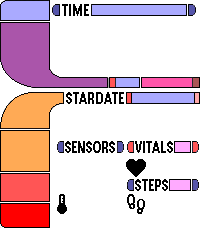
#> input picture watchfaces/lcars-readout/resources/images/LCARS-readout_background_3.png, 200 x 228 px
$ python prep_background.py
#> lines starting #> are read from the running program, lines starting #| are printed output that depends on the picture; after the words box and inside, x2 and y2 are one past the last pixel; in counts of white or black regions, pixels touching at a corner belong together
#!/usr/bin/env python3
"""Turn the hand-designed background into a build-ready Pebble bitmap.

Two things have to happen before the artwork can be shipped:

1. **Flatten the alpha onto white.** The design is drawn on transparency, and
   the watchface has an opaque white ground.
2. **Snap every pixel to the Pebble-64 palette** (each channel to one of
   00/55/AA/FF). The watch can only show those 64 colours, so this is what it
   will render regardless — doing it here means the checked-in PNG is exactly
   what appears on the wrist, and any colour that shifts is visible in review
   rather than a surprise on the watch.

    python3 tools/prep_background.py
"""

import glob
import os
import re

import numpy as np
from PIL import Image

HERE = os.path.dirname(os.path.abspath(__file__))
IMAGES = os.path.join(HERE, "..", "resources", "images")
DEST = os.path.join(IMAGES, "background.png")

LEVELS = np.array([0, 85, 170, 255])


def find_source():
    """Newest LCARS-readout_background*.png, by trailing revision number.

    The artwork gets re-uploaded under a bumped suffix each revision, so
    picking the highest one beats hardcoding a name that goes stale.
    """
    candidates = glob.glob(os.path.join(IMAGES, "LCARS-readout_background*.png"))
    if not candidates:
        raise SystemExit("no LCARS-readout_background*.png in resources/images")

    def revision(path):
        m = re.search(r"_(\d+)\.png$", path)
        return int(m.group(1)) if m else 0

    return max(candidates, key=revision)


def main():
    src_path = find_source()
    print(f"source: {os.path.basename(src_path)}")
    src = Image.open(src_path)
#> src is the input picture: PIL image 200x228 RGBA; mean R, G, B, A 62.6, 35.6, 42.4, 96.5
    if src.size != (200, 228):
        raise SystemExit(f"expected 200x228, got {src.size}")

    flat = Image.alpha_composite(
        Image.new("RGBA", src.size, (255, 255, 255, 255)), src.convert("RGBA")
    ).convert("RGB")

    a = np.asarray(flat).astype(int)
    snapped = LEVELS[np.abs(a[..., None] - LEVELS).argmin(-1)].astype(np.uint8)

    # Snapping antialiased edges leaves a tail of fringe colours. Separating
    # them from real design colours by pixel count alone gets it wrong — a
    # small solid block can be rarer than a fringe smeared over the whole
    # canvas. Compactness is the reliable signal: a design colour fills its
    # bounding box, a fringe scatters thinly across the image.
    #
    # Folding the fringes away keeps the palette under 16 entries, which lets
    # the bitmap ship as 4BitPalette for 22 KB of heap instead of 45 KB.
    MIN_SHARE = 0.015   # this common is structural whatever shape it takes
    MIN_RUN = 4         # ...otherwise it must form a solid run somewhere

    total = snapped.shape[0] * snapped.shape[1]
#> total = 45600
    colours = np.unique(snapped.reshape(-1, 3), axis=0)
#> colours = 18 rows, first 8: [0, 0, 0], [0, 0, 85], [0, 85, 85], [85, 0, 0], [85, 0, 85], [85, 85, 85], [85, 85, 170], [170, 85, 85]

    def longest_run(mask):
        """Longest horizontal or vertical unbroken run of this colour.

        Bounding-box density fails here: pills and end caps are solid but
        scattered across the whole canvas, so collectively they look as sparse
        as noise. Run length asks the question that actually matters — does
        this colour ever fill a solid stretch, or is it always a thin fringe?
        """
        best = 0
        for grid in (mask, mask.T):
            for line in grid:
                run = 0
                for v in line:
                    run = run + 1 if v else 0
                    if run > best:
                        best = run
        return best

    keep, drop = [], []
    for col in colours:
        c = col.astype(int)
        # The only true neutrals in Pebble-64 are #000000/#555555/#AAAAAA/
        # #FFFFFF. The mid two only ever arise as antialiasing between ink and
        # paper, so they are resolved along that axis rather than kept.
        neutral_fringe = c.max() == c.min() and 0 < c[0] < 255
        mask = (snapped == col).all(-1)
        n = int(mask.sum())
        if not neutral_fringe and (n / total >= MIN_SHARE or longest_run(mask) >= MIN_RUN):
            keep.append(col)
        else:
            drop.append(col)
#> this loop made 18 passes
#> (c, neutral_fringe, n) on passes 1 to 12: ([0, 0, 0], False, 3757), ([0, 0, 85], False, 66), ([0, 85, 85], False, 1), ([85, 0, 0], False, 2), ([85, 0, 85], False, 1), ([85, 85, 85], True, 38), ([85, 85, 170], False, 300), ([170, 85, 85], False, 54), ([170, 85, 170], False, 3390), ([170, 170, 170], True, 26), ([170, 170, 255], False, 2672), ([255, 0, 0], False, 1099)
#> pass 1, in main, `mask = (snapped == col).all(-1)`:
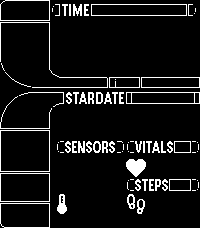
#> mask: shape (228, 200) bool; 8.2% white in thin lines or dots
#> pass 2, in main, `mask = (snapped == col).all(-1)`:
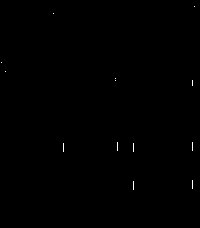
#> mask: shape (228, 200) bool; 0.14% white in thin lines or dots, all inside (x1, y1, x2, y2) = (1, 6, 195, 190)
#> after the loop, drop = [[0, 85, 85], [85, 0, 0], [85, 0, 85], [85, 85, 85], [170, 170, 170]]; keep = [[0, 0, 0], [0, 0, 85], [85, 85, 170], [170, 85, 85], [170, 85, 170], [170, 170, 255], [255, 0, 0], [255, 85, 85], [255, 85, 170], [255, 170, 85], [255, 170, 170], [255, 170, 255], [255, 255, 255]]

    keep_arr = np.array(keep, dtype=int)
#> keep_arr = 13 rows, first 8: [0, 0, 0], [0, 0, 85], [85, 85, 170], [170, 85, 85], [170, 85, 170], [170, 170, 255], [255, 0, 0], [255, 85, 85]
    flatpx = snapped.reshape(-1, 3)
    for col in drop:
        c = col.astype(int)
        if c.max() == c.min():
            target = np.array([0, 0, 0]) if c.mean() < 128 else np.array([255, 255, 255])
        else:
            target = keep_arr[(((keep_arr - c) ** 2).sum(1)).argmin()]
        flatpx[(flatpx == col).all(1)] = target
#> this loop made 5 passes
#> (c, target) on passes 1 to 5: ([0, 85, 85], [0, 0, 85]), ([85, 0, 0], [0, 0, 0]), ([85, 0, 85], [0, 0, 85]), ([85, 85, 85], [0, 0, 0]), ([170, 170, 170], [255, 255, 255])
    snapped = flatpx.reshape(snapped.shape)

    out = Image.fromarray(snapped, "RGB")
    out.save(DEST, optimize=True)

    before = len(set(map(tuple, a.reshape(-1, 3))))
#> before = 574
    after = len(set(map(tuple, snapped.reshape(-1, 3))))
#> after = 13
    moved = int((snapped != a).any(-1).sum())
#> moved = 1175
    print(f"wrote {os.path.relpath(DEST)}  ({os.path.getsize(DEST)} B)")
    print(f"  colours {before} -> {after}  "
          f"({len(drop)} rare colours folded into nearest)")
#|   colours 574 -> 13  (5 rare colours folded into nearest)
    print(f"  pixels shifted: {moved} ({100 * moved / (200 * 228):.1f}%)")
#|   pixels shifted: 1175 (2.6%)
    if after > 16:
        print(f"  WARNING: {after} colours needs 8Bit; only <=16 fits 4BitPalette")


if __name__ == "__main__":
    main()
